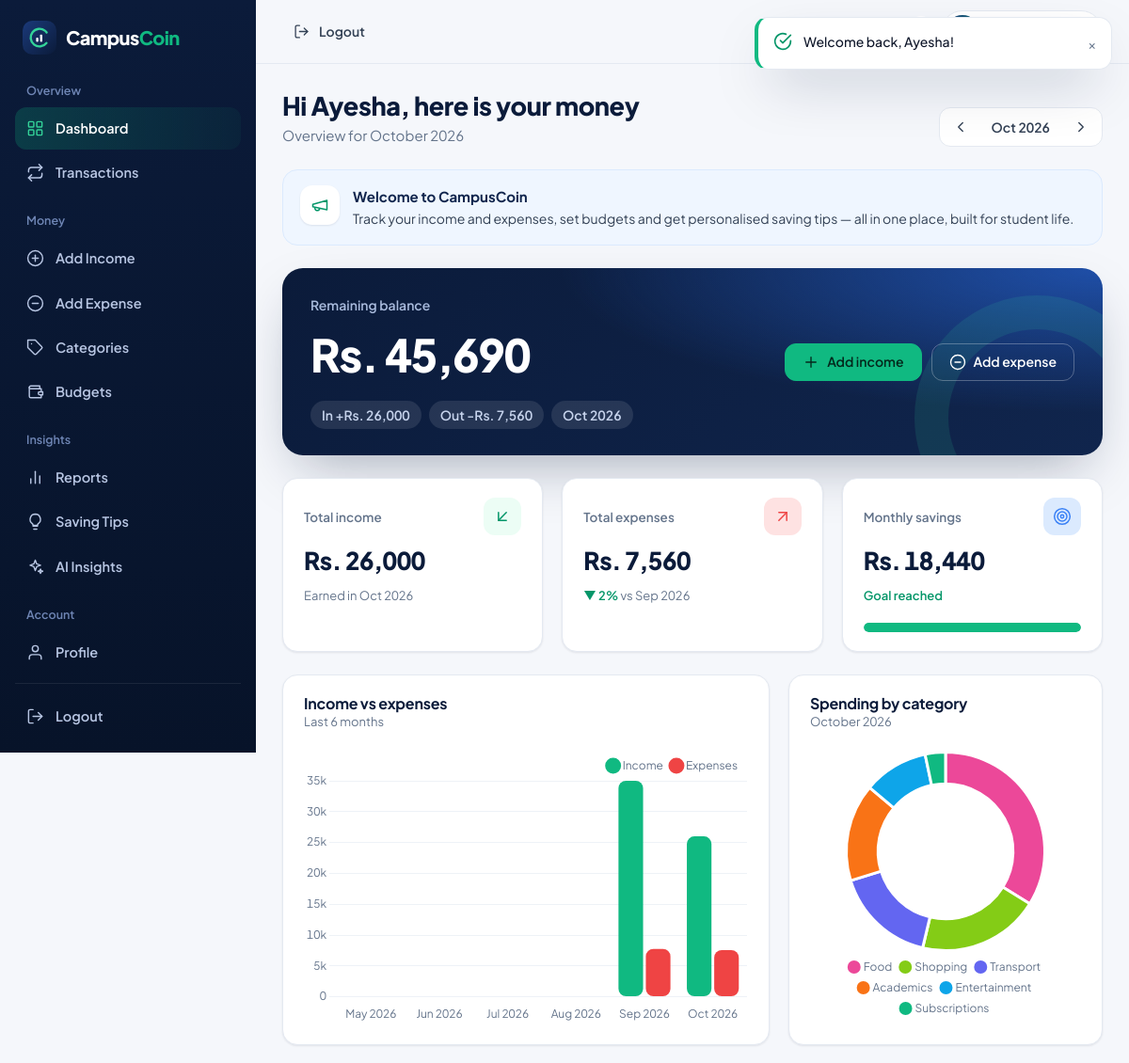
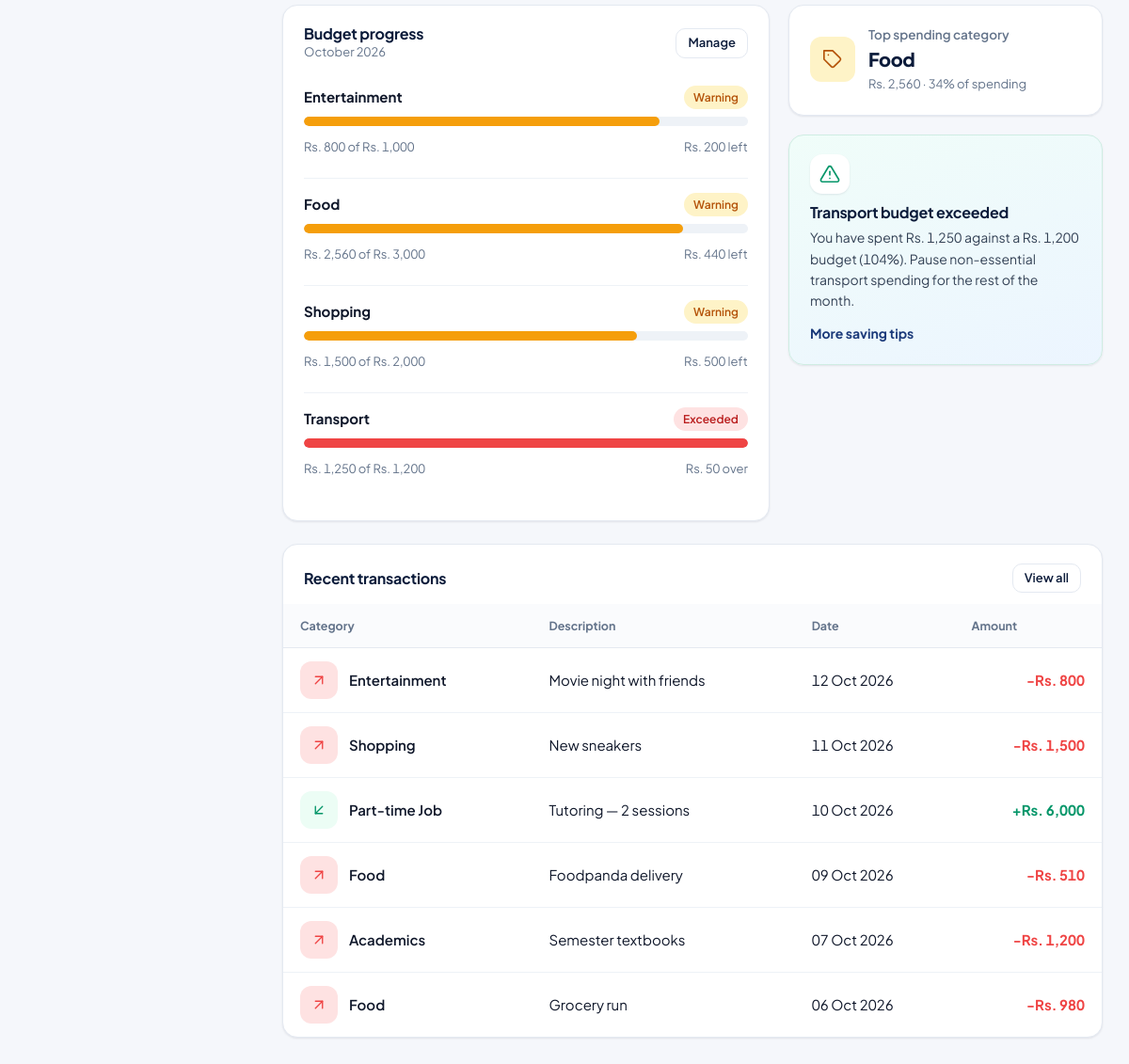
The page /student/dashboard.php (signed in) on the database its author committed (2 pictures, top to bottom).
### tables this page shows
CREATE TABLE `announcements` (
    `id` INT UNSIGNED NOT NULL AUTO_INCREMENT,
    `title` VARCHAR(150) NOT NULL,
    `description` VARCHAR(500) NOT NULL,
    `status` ENUM('active','inactive') NOT NULL DEFAULT 'active',
    `admin_id` INT UNSIGNED NULL,
    `created_at` DATETIME NOT NULL DEFAULT CURRENT_TIMESTAMP,
    PRIMARY KEY (`id`),
    KEY `idx_announcements_status` (`status`),
    KEY `idx_announcements_admin` (`admin_id`),
    CONSTRAINT `fk_announcements_admin` FOREIGN KEY (`admin_id`) REFERENCES `admins` (`id`) ON DELETE SET NULL
  );

CREATE TABLE `users` (
    `id` INT UNSIGNED NOT NULL AUTO_INCREMENT,
    `name` VARCHAR(100) NOT NULL,
    `email` VARCHAR(190) NOT NULL,
    `password` VARCHAR(255) NOT NULL,
    `academic_year` VARCHAR(30) NULL,
    `monthly_savings_goal` DECIMAL(12,2) NOT NULL DEFAULT 0.00,
    `status` ENUM('pending','active','disabled') NOT NULL DEFAULT 'pending',
    `avatar` VARCHAR(255) NULL,
    `must_change_password` TINYINT(1) NOT NULL DEFAULT 0,
    `created_at` DATETIME NOT NULL DEFAULT CURRENT_TIMESTAMP,
    `updated_at` DATETIME NOT NULL DEFAULT CURRENT_TIMESTAMP ON UPDATE CURRENT_TIMESTAMP,
    PRIMARY KEY (`id`),
    UNIQUE KEY `uq_users_email` (`email`),
    KEY `idx_users_status` (`status`)
  );

CREATE TABLE `budgets` (
    `id` INT UNSIGNED NOT NULL AUTO_INCREMENT,
    `user_id` INT UNSIGNED NOT NULL,
    `category_id` INT UNSIGNED NOT NULL,
    `month` CHAR(7) NOT NULL COMMENT 'YYYY-MM',
    `limit_amount` DECIMAL(12,2) NOT NULL,
    `created_at` DATETIME NOT NULL DEFAULT CURRENT_TIMESTAMP,
    PRIMARY KEY (`id`),
    UNIQUE KEY `uq_budget_user_cat_month` (`user_id`, `category_id`, `month`),
    KEY `idx_budgets_user_month` (`user_id`, `month`),
    CONSTRAINT `fk_budgets_user` FOREIGN KEY (`user_id`) REFERENCES `users` (`id`) ON DELETE CASCADE,
    CONSTRAINT `fk_budgets_category` FOREIGN KEY (`category_id`) REFERENCES `categories` (`id`) ON DELETE CASCADE
  );

CREATE TABLE `categories` (
    `id` INT UNSIGNED NOT NULL AUTO_INCREMENT,
    `name` VARCHAR(40) NOT NULL,
    `type` ENUM('income','expense') NOT NULL,
    `user_id` INT UNSIGNED NULL,
    `is_default` TINYINT(1) NOT NULL DEFAULT 0,
    `is_active` TINYINT(1) NOT NULL DEFAULT 1,
    `created_at` DATETIME NOT NULL DEFAULT CURRENT_TIMESTAMP,
    PRIMARY KEY (`id`),
    KEY `idx_categories_user` (`user_id`),
    KEY `idx_categories_type` (`type`, `is_default`, `is_active`),
    CONSTRAINT `fk_categories_user` FOREIGN KEY (`user_id`) REFERENCES `users` (`id`) ON DELETE CASCADE
  );

CREATE TABLE `transactions` (
    `id` INT UNSIGNED NOT NULL AUTO_INCREMENT,
    `user_id` INT UNSIGNED NOT NULL,
    `category_id` INT UNSIGNED NOT NULL,
    `amount` DECIMAL(12,2) NOT NULL,
    `type` ENUM('income','expense') NOT NULL,
    `description` VARCHAR(255) NULL,
    `date` DATE NOT NULL,
    `created_at` DATETIME NOT NULL DEFAULT CURRENT_TIMESTAMP,
    PRIMARY KEY (`id`),
    KEY `idx_tx_user_date` (`user_id`, `date`),
    KEY `idx_tx_user_type_date` (`user_id`, `type`, `date`),
    KEY `idx_tx_category` (`category_id`),
    CONSTRAINT `fk_tx_user` FOREIGN KEY (`user_id`) REFERENCES `users` (`id`) ON DELETE CASCADE,
    CONSTRAINT `fk_tx_category` FOREIGN KEY (`category_id`) REFERENCES `categories` (`id`) ON DELETE RESTRICT
  );

### student/dashboard.php (the view, shortened to what the rows shown need)
<?php
require_once __DIR__ . '/../includes/auth.php';
require_once __DIR__ . '/../includes/tips.php';
$user = requireStudent();
$uid  = (int) $user['id'];
$ym = normalizeMonth(query('month'));
[$start, $end] = monthBounds($ym);
$prevYm = shiftMonth($ym, -1);
$nextYm = shiftMonth($ym, 1);
$isCurrent = $ym === date('Y-m');
$expense  = sumTransactions($uid, 'expense', $start, $end);
[$pStart, $pEnd] = monthBounds($prevYm);
$prevExpense = sumTransactions($uid, 'expense', $pStart, $pEnd);
$months  = lastMonths($ym, 6);
$totals  = monthlyTotals($uid, $months);
$cats    = categoryBreakdown($uid, $start, $end);
$budgets = getBudgetUsage($uid, $ym);
$recent  = dbAll(
    'SELECT t.id, t.amount, t.type, t.date, t.description, c.name AS category, c.id AS category_id
     FROM transactions t JOIN categories c ON c.id = t.category_id WHERE t.user_id = ?
     ORDER BY t.date DESC, t.id DESC LIMIT 6',
    [$uid]
);
$tips = buildSavingTips($uid);
$announcements = getActiveAnnouncements(2);
require __DIR__ . '/../includes/header.php';
pageHead(
    'Hi ' . explode(' ', $user['name'])[0] . ', here is your money',
    'Overview for ' . monthLabel($ym),
    '<div class="month-nav" aria-label="Month">'
    . '<a href="?month=' . e($prevYm) . '" aria-label="Previous month">' . icon('chevron-left', 18) . '</a>'
    . '<span>' . e(monthLabel($ym, true)) . '</span>'
    . ($isCurrent ? '<span class="text-muted" aria-hidden="true">' . icon('chevron-right', 18) . '</span>' : '<a href="?month=' . e($nextYm) . '" aria-label="Next month">' . icon('chevron-right', 18) . '</a>')
    . '</div>'
);
?>
<?php foreach ($announcements as $a): ?>
    <div class="announce" role="note">
        <span class="tip-icon"><?= icon('megaphone', 20) ?></span>
        <div><strong><?= e($a['title']) ?></strong><p><?= e($a['description']) ?></p></div>
    </div>
<?php endforeach; ?>
<section class="grid grid-3" aria-label="Monthly summary">
    <div class="card stat">
        <div class="stat-meta">
            <?php if ($prevExpense > 0): $chg = ($expense / $prevExpense - 1) * 100; ?>
                <span class="<?= $chg > 0 ? 'down' : 'up' ?>"><?= $chg > 0 ? '▲' : '▼' ?> <?= e(abs(round($chg))) ?>%</span> vs <?= e(monthLabel($prevYm, true)) ?>
            <?php else: ?>Spent in <?= e(monthLabel($ym, true)) ?><?php endif; ?>
        </div>
    </div>
</section>
<section class="grid grid-main">
    <div class="card">
        <div class="card-head"><div><h2 class="card-title">Income vs expenses</h2><p class="card-sub">Last 6 months</p></div></div>
    </div>
    <div class="card">
        <div class="card-head"><div><h2 class="card-title">Spending by category</h2><p class="card-sub"><?= e(monthLabel($ym)) ?></p></div></div>
    </div>
</section>
<section class="grid grid-main">
    <div class="card">
        <div class="card-head"><div><h2 class="card-title">Budget progress</h2><p class="card-sub"><?= e(monthLabel($ym)) ?></p></div>
            <a class="btn btn-outline btn-sm" href="<?= e(url('student/budgets.php?month=' . $ym)) ?>">Manage</a></div>
        <div class="card-body tight">
            <?php if (!$budgets): ?>
                <?= emptyState('wallet', 'No budgets yet', 'Set monthly limits per category and CampusCoin will warn you before you overspend.', '<a class="btn btn-primary btn-sm" href="' . e(url('student/budgets.php')) . '">Set a budget</a>') ?>
            <?php else: foreach ($budgets as $b): ?>
                <div class="budget-row">
                    <div class="row between"><span class="budget-name"><?= e($b['name']) ?></span><span><?= levelBadge($b['level']) ?></span></div>
                    <?= progressBar($b['level']) ?>
                    <div class="row between mt-2"><span class="budget-figures"><?= e(money($b['used'])) ?> of <?= e(money($b['limit_amount'])) ?></span>
                        <span class="budget-figures"><?= $b['remaining'] >= 0 ? e(money($b['remaining'])) . ' left' : e(money(-$b['remaining'])) . ' over' ?></span></div>
                </div>
            <?php endforeach; endif; ?>
        </div>
    </div>
    <div class="stack">
        <div class="card">
            <div class="card-body">
                <?php if ($cats): $top = $cats[0]; ?>
                    <div class="top-cat">
                        <span class="stat-icon amber"><?= icon('tag', 22) ?></span>
                        <div><div class="stat-label">Top spending category</div>
                            <div class="stat-value" style="font-size:20px"><?= e($top['name']) ?></div>
                            <div class="stat-meta"><?= e(money($top['total'])) ?> · <?= $expense > 0 ? (int) round($top['total'] / $expense * 100) : 0 ?>% of spending</div></div>
                    </div>
                <?php else: ?>
                    <div class="top-cat"><span class="stat-icon amber"><?= icon('tag', 22) ?></span><div><div class="stat-label">Top spending category</div><div class="stat-meta">Nothing spent in <?= e(monthLabel($ym, true)) ?> yet.</div></div></div>
                <?php endif; ?>
            </div>
        </div>
    </div>
</section>
<section class="card">
    <div class="card-head"><div><h2 class="card-title">Recent transactions</h2></div>
        <a class="btn btn-outline btn-sm" href="<?= e(url('student/transactions.php')) ?>">View all</a></div>
    <div class="card-body flush mt-2">
        <?php if (!$recent): ?>
            <?= emptyState('inbox', 'No transactions yet', 'Start tracking your first expense to see your financial insights.',
                '<a class="btn btn-primary" href="' . e(url('student/add-expense.php')) . '">Add expense</a> <a class="btn btn-outline" href="' . e(url('student/add-income.php')) . '">Add income</a>') ?>
        <?php else: ?>
            <div class="table-wrap"><table class="table">
                <thead><tr><th>Category</th><th>Description</th><th>Date</th><th class="text-right">Amount</th></tr></thead>
                <tbody>
                <?php foreach ($recent as $t): ?>
                    <tr>
                        <td><div class="row"><span class="tx-icon <?= e($t['type']) ?>"><?= icon($t['type'] === 'income' ? 'arrow-down' : 'arrow-up', 18) ?></span><span class="cell-main"><?= e($t['category']) ?></span></div></td>
                        <td><?= e($t['description'] ?: '—') ?></td>
                        <td><?= e(formatDate($t['date'])) ?></td>
                        <td class="num <?= $t['type'] === 'income' ? 'amt-income' : 'amt-expense' ?>"><?= e($t['type'] === 'income' ? money($t['amount'], true) : money(-$t['amount'])) ?></td>
                    </tr>
                <?php endforeach; ?>
                </tbody>
            </table></div>
        <?php endif; ?>
    </div>
</section>
<?php require __DIR__ . '/../includes/footer.php'; ?>

### includes/functions.php (shortened to what the rows shown need)
<?php
require_once __DIR__ . '/icons.php';
function e($value): string
{
    return htmlspecialchars((string) $value, ENT_QUOTES | ENT_SUBSTITUTE, 'UTF-8');
}
function query(string $key, string $default = ''): string
{
    $v = $_GET[$key] ?? $default;
    return is_string($v) ? trim($v) : $default;
}
function normalizeMonth(?string $m): string
{
    return ($m && preg_match('/^\d{4}-(0[1-9]|1[0-2])$/', $m)) ? $m : date('Y-m');
}
function monthBounds(string $ym): array
{
    $start = $ym . '-01';
    return [$start, date('Y-m-t', strtotime($start))];
}
function monthLabel(string $ym, bool $short = false): string
{
    return date($short ? 'M Y' : 'F Y', strtotime($ym . '-01'));
}
function shiftMonth(string $ym, int $delta): string
{
    return date('Y-m', strtotime($ym . '-01 ' . ($delta >= 0 ? '+' : '') . $delta . ' month'));
}
function money($amount, bool $signed = false): string
{
    $n   = (float) $amount;
    $abs = abs($n);
    $txt = (floor($abs) == $abs) ? number_format($abs, 0) : number_format($abs, 2);
    $sign = $n < 0 ? '-' : ($signed && $n > 0 ? '+' : '');
    return $sign . CURRENCY . ' ' . $txt;
}
function formatDate(?string $d, string $fmt = 'd M Y'): string
{
    return $d ? date($fmt, strtotime($d)) : '';
}
function pageHead(string $title, string $subtitle = '', string $actionsHtml = ''): void
{
    echo '<div class="page-head"><div><h1>' . e($title) . '</h1>';
    echo '</div>';
    echo '</div>';
}
    ?>
    <?php
function sumTransactions(int $userId, string $type, ?string $from = null, ?string $to = null): float
{
    $sql = 'SELECT COALESCE(SUM(amount), 0) FROM transactions WHERE user_id = ? AND type = ?';
    $params = [$userId, $type];
    if ($from !== null && $to !== null) {
        $sql .= ' AND date BETWEEN ? AND ?';
        array_push($params, $from, $to);
    }
    return (float) dbValue($sql, $params);
}
function categoryBreakdown(int $userId, string $from, string $to, string $type = 'expense'): array
{
    return dbAll(
        'SELECT c.id, c.name, SUM(t.amount) AS total, COUNT(*) AS count
         FROM transactions t JOIN categories c ON c.id = t.category_id
         WHERE t.user_id = ? AND t.type = ? AND t.date BETWEEN ? AND ?
         GROUP BY c.id, c.name ORDER BY total DESC',
        [$userId, $type, $from, $to]
    );
}
function monthlyTotals(int $userId, array $months): array
{
    $first = $months[0] . '-01';
    $last  = date('Y-m-t', strtotime(end($months) . '-01'));
    $rows = dbAll(
        "SELECT DATE_FORMAT(date, '%Y-%m') AS ym, type, SUM(amount) AS total
         FROM transactions WHERE user_id = ? AND date BETWEEN ? AND ? GROUP BY ym, type",
        [$userId, $first, $last]
    );
    $out = [];
    foreach ($months as $m) {
        $out[$m] = ['income' => 0.0, 'expense' => 0.0];
    }
    foreach ($rows as $r) {
        if (isset($out[$r['ym']])) {
            $out[$r['ym']][$r['type']] = (float) $r['total'];
        }
    }
    return $out;
}
function budgetLevel(float $used, float $limit): array
{
    $pct = $limit > 0 ? ($used / $limit) * 100 : 0;
    if ($pct > 100) {
        [$key, $label] = ['over', 'Exceeded'];
    } elseif ($pct >= 90) {
        [$key, $label] = ['near', 'Near limit'];
    } elseif ($pct >= 70) {
        [$key, $label] = ['warn', 'Warning'];
    } else {
        [$key, $label] = ['ok', 'On track'];
    }
    return ['pct' => $pct, 'key' => $key, 'label' => $label];
}
function getBudgetUsage(int $userId, string $ym): array
{
    [$start, $end] = monthBounds($ym);
    $rows = dbAll(
        "SELECT b.id, b.category_id, b.limit_amount, c.name,
                COALESCE((SELECT SUM(t.amount) FROM transactions t
                          WHERE t.user_id = b.user_id AND t.category_id = b.category_id
                            AND t.type = 'expense' AND t.date BETWEEN ? AND ?), 0) AS used
         FROM budgets b JOIN categories c ON c.id = b.category_id
         WHERE b.user_id = ? AND b.month = ? ORDER BY c.name",
        [$start, $end, $userId, $ym]
    );
    foreach ($rows as &$r) {
        $r['limit_amount'] = (float) $r['limit_amount'];
        $r['used']         = (float) $r['used'];
        $r['remaining']    = $r['limit_amount'] - $r['used'];
    }
    return $rows;
}
function getActiveAnnouncements(int $limit = 3): array
{
    return dbAll("SELECT id, title, description, created_at FROM announcements WHERE status = 'active' ORDER BY created_at DESC, id DESC LIMIT " . (int) $limit);
}
function progressBar(array $level): string
{
    $pct = min(100, max(0, $level['pct']));
    return '<div class="progress is-' . e($level['key']) . '" role="progressbar" aria-valuemin="0" aria-valuemax="100" aria-valuenow="' . (int) round($pct)
        . '"><div class="progress-bar" data-width="' . e(round($pct, 1)) . '" style="width:0"></div></div>';
}
function levelBadge(array $level): string
{
    $tone = ['ok' => 'green', 'warn' => 'amber', 'near' => 'amber', 'over' => 'red'][$level['key']] ?? 'gray';
    return '<span class="badge ' . $tone . '">' . e($level['label']) . '</span>';
}

### includes/icons.php (shortened to what the rows shown need)
<?php
function icon(string $name, int $size = 20, string $class = ''): string
{
    $p = $paths[$name] ?? $paths['info'];
    return '<svg class="icon' . ($class !== '' ? ' ' . $class : '') . '" width="' . $size . '" height="' . $size
        . '" viewBox="0 0 24 24" fill="none" stroke="currentColor" stroke-width="1.8" stroke-linecap="round" stroke-linejoin="round" aria-hidden="true" focusable="false">'
        . $p . '</svg>';
}

### rows shown on the page
announcements: $size 20 (drawn), title "Welcome to CampusCoin", description "Track your income and expenses, set budgets and get personalised saving tips — all in one place, built for student life."
users: id "2"
budgets: category.name "Entertainment", label "Warning", $pct 80 (drawn), used "Rs. 800", limit_amount "Rs. 1,000", remaining "Rs. 200"
budgets: category.name "Food", label "Warning", $pct 85 (drawn), $pct 85.3 (drawn), used "Rs. 2,560", limit_amount "Rs. 3,000", remaining "Rs. 440"
budgets: category.name "Shopping", label "Warning", $pct 75 (drawn), used "Rs. 1,500", limit_amount "Rs. 2,000", remaining "Rs. 500"
categories: name "Food"
transactions: $size 18 (drawn), category.name "Entertainment", description "Movie night with friends", date "12 Oct 2026", type+amount "-Rs. 800"
transactions: $size 18 (drawn), category.name "Shopping", description "New sneakers", date "11 Oct 2026", type+amount "-Rs. 1,500"
transactions: $size 18 (drawn), category.name "Part-time Job", description "Tutoring — 2 sessions", date "10 Oct 2026", type+amount "+Rs. 6,000"
transactions: $size 18 (drawn), category.name "Food", description "Foodpanda delivery", date "09 Oct 2026", type+amount "-Rs. 510"
transactions: $size 18 (drawn), category.name "Academics", description "Semester textbooks", date "07 Oct 2026", type+amount "-Rs. 1,200"
transactions: $size 18 (drawn), category.name "Food", description "Grocery run", date "06 Oct 2026", type+amount "-Rs. 980"

### other values the page prints
$title "Overview"
$label "Dashboard"
$label "Transactions"
$title "Money"
$label "Add Income"
$label "Add Expense"
$label "Categories"
$label "Budgets"
$title "Insights"
$label "Reports"
$label "Saving Tips"
$label "AI Insights"
$title "Account"
$label "Profile"
$title "Hi Ayesha, here is your money"
